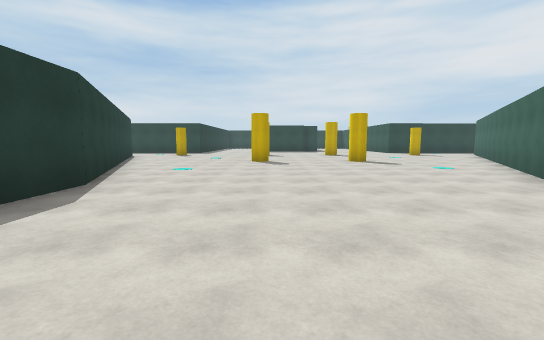
[1] (above)

19 first-person views from a walk through a 3-D level made in the Unity game engine. The camera is 1.4 m above the floor, tilts 6° down and sees 90° across. The floor is counted in squares, 2 m on a side. Each view is taken from the middle of a square. On the plan, view 1 faces up. The plan holds only what a view shows up to about 9 squares ahead; the rest is blank. The place goes on beyond the plan. Surface patterns are stand-ins for the level's own textures.

[2]
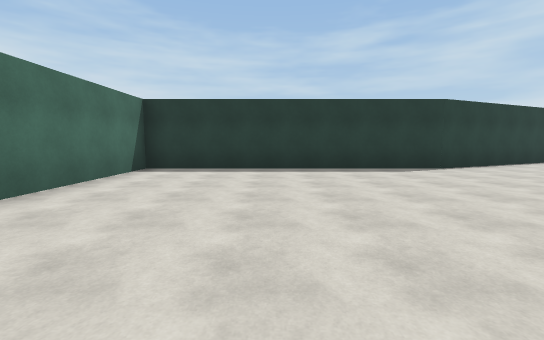

[3]
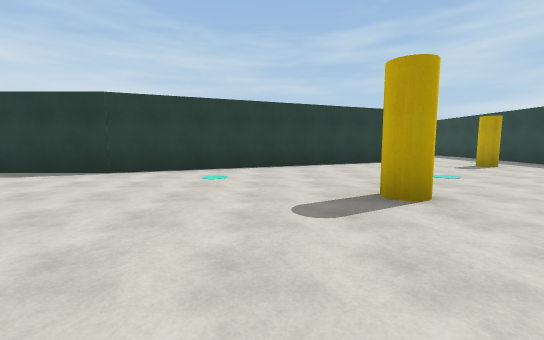

[4]
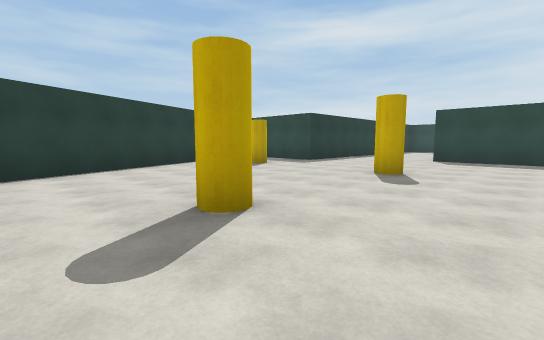

[5]
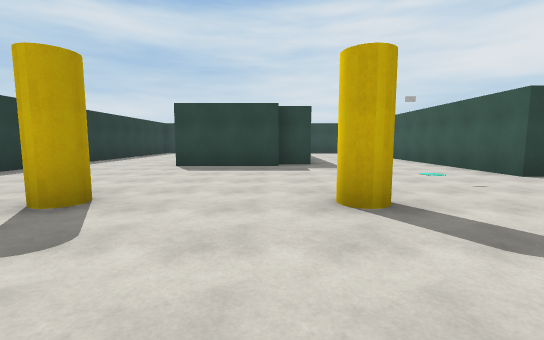

[6]
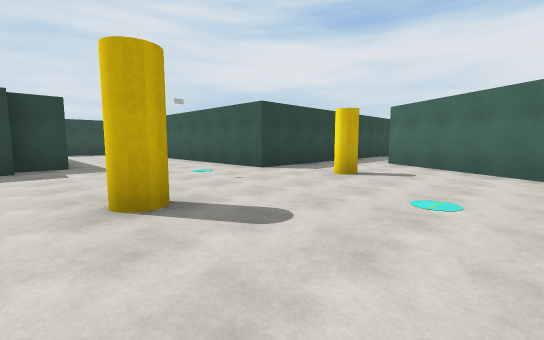

[7]
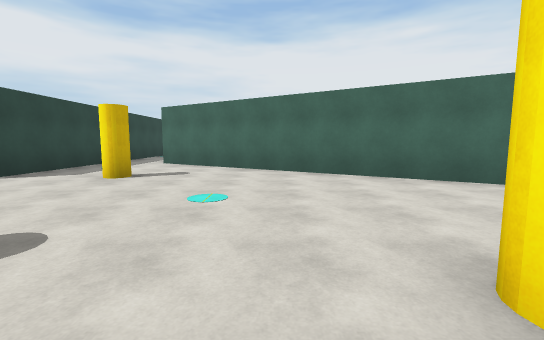

[8]
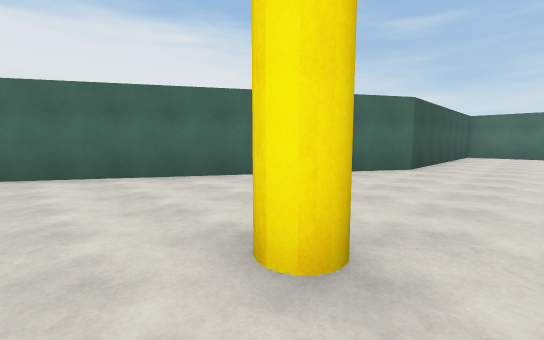

[9]
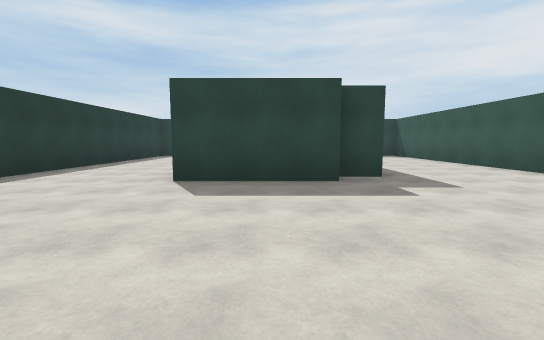

[10]
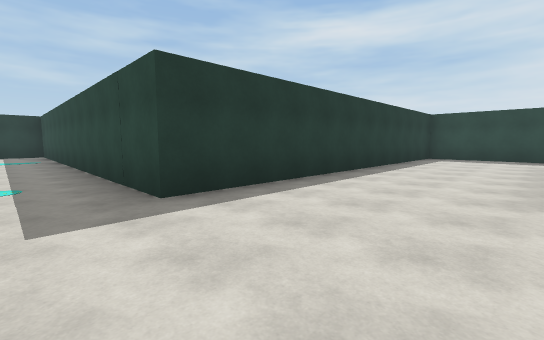

[11]
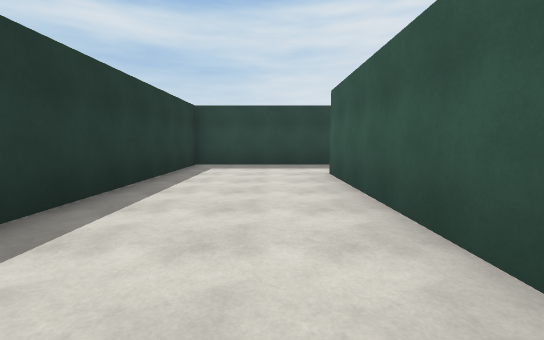

[12]
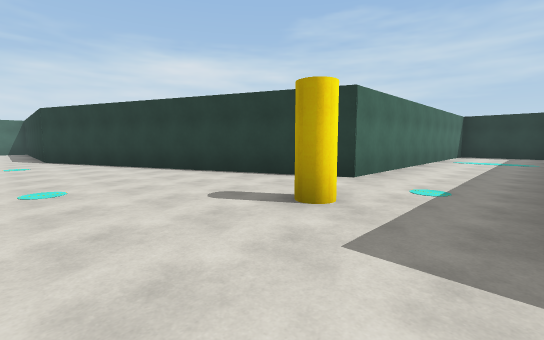

[13]
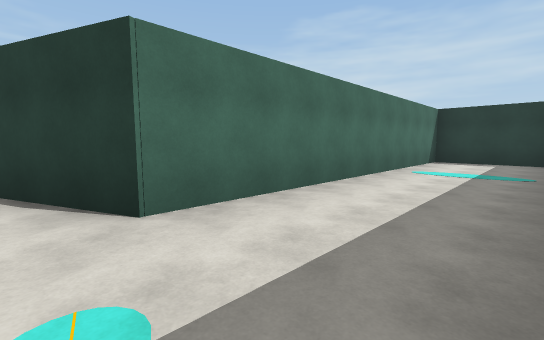

[14]
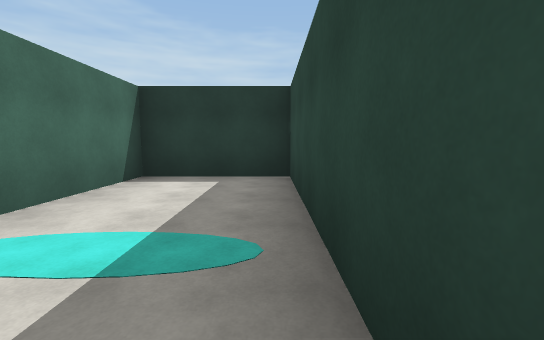

[15]
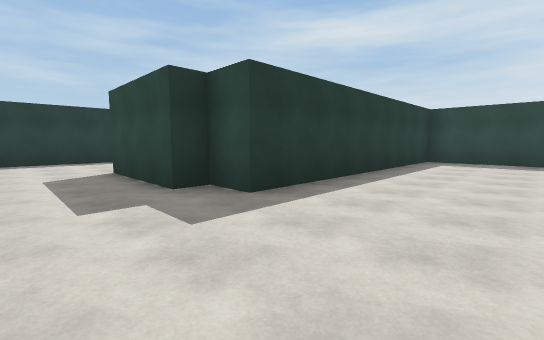

[16]
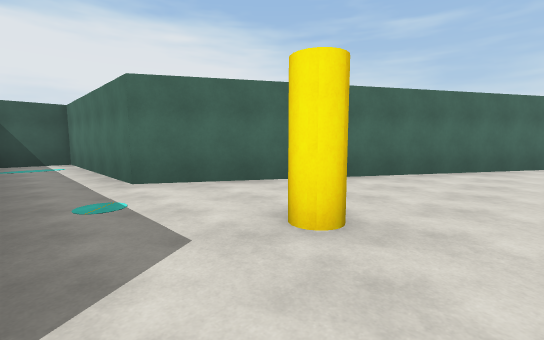

[17]
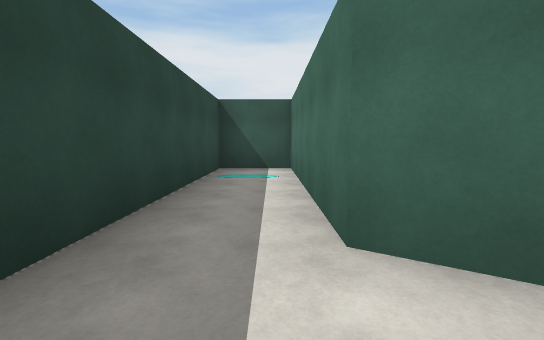

[18]
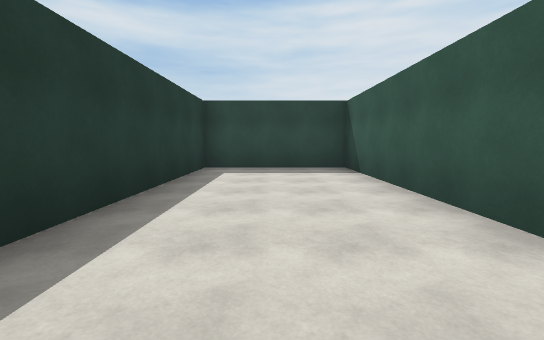

[19]
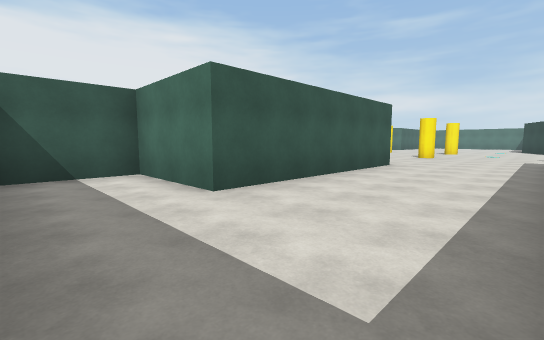

### Floor plan
Points are (right, up) in squares from view 1. A wall is a line through its corners. A room is listed if a view was taken in it or the views show most of it. See-through windows are left out.
Room 1 (views 1, 2, 3, 4, 5, 6, 7, 8, 9, 10, 11, 12, 13, 14, 15, 16, 17, 18, 19)
walls: (4.3, 0.5) (4.3, 3.8) (10.8, 14.5) (16.1, 14.5) (16.1, 16.4) (7, 16.4) (7, 27.3) (3.2, 27.3) (3.2, 19.4) (2.2, 19.4) (2.2, 18.8) (-0.7, 18.8) (-0.7, 24.9) (2.1, 24.9) (2.1, 27.1); (-0.1, 27.3) (-4.3, 27.3) (-4.3, 16.4) (-16.4, 16.4) (-16.4, 13.4) (-6.9, 13.4) (-3, 4.4) (-3, -3.3) (0.8, -3.3)

Positions as (right, up) in squares from view 1, and headings:
1: (0, 0), facing up
2: (4, 0), facing left
3: (3, 8), facing left
4: (2, 8), facing up-left
5: (2, 11), facing up
6: (2, 11), facing up-right
7: (2, 11), facing right
8: (2, 11), facing down-right
9: (1, 14), facing up
10: (-1, 15), facing up-left
11: (-2, 19), facing up
12: (-2, 16), facing down-left
13: (-6, 16), facing down-left
14: (-11, 16), facing left
15: (6, 17), facing up-left
16: (6, 16), facing down-right
17: (9, 15), facing right
18: (5, 20), facing up
19: (-4, 27), facing down-right
